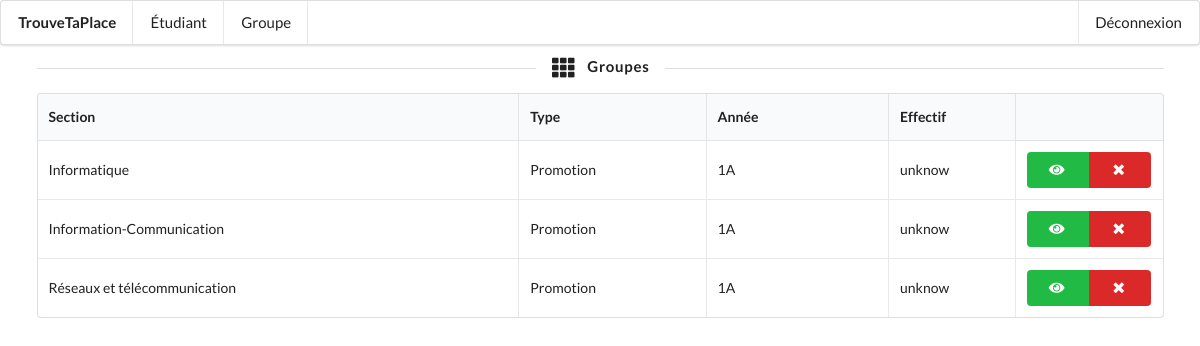
/index.php?a=groupe (signed in), run on the app's committed database.
### tables this page shows
CREATE TABLE IF NOT EXISTS `groupe` (
`groupe_id` int(5) NOT NULL,
  `groupe_type` varchar(10) NOT NULL,
  `groupe_annee` varchar(10) NOT NULL,
  `groupe_section` varchar(50) NOT NULL
);

### control/groupe/c_groupe.php (called while the page is built, shortened)
<?php
    include_once('model/m_groupe.php');
    include_once('model/DbConnector.php');
    $modelGroupe = new m_groupe(new DbConnector());
    $tabGroupe = $modelGroupe->getAllGroupe();
    include_once('view/page/groupe/v_groupe.php');
?>

### model/DbConnector.php (called while the page is built)
<?php declare(strict_types=1);
class DbConnector
{
    public function getConnection()
    {
         try {
            $dbh = new PDO("mysql:host=".DB_HOST."; dbname=".DB_NAME.";charset=utf8", DB_USER, DB_PASSWORD);
          } catch (PDOException $e) {
            echo "Erreur!: " . $e->getMessage() . "<br/>";
            die();
          }
        return $dbh;
    }
}

### model/m_groupe.php (called while the page is built, shortened)
<?php declare(strict_types=1);
class m_groupe
{
    public function __construct(DbConnector $dbConnector)
    {
        $this->dbConnector = $dbConnector;
        try {
            $this->pdo = $this->dbConnector->getConnection();
        } catch (Exception $e) {
            $messagePHPError = "Erreur connexion à la base de donnée";
            return false;
        }
    }
    public function getAllGroupe()
    {
        $req = $this->pdo->prepare('SELECT * from groupe');
        $req->execute();
        return $req->fetchAll();
    }
}

### view/page/groupe/v_groupe.php (the view)
<?php
    include_once('view/build/v_header.php');
?>
<div class="ui middle center padded container">
    <h4 class="ui horizontal divider header">
    <i class="th icon"></i>
    Groupes
    </h4>
    <table class="ui sixteen wide column celled table ">
        <thead>
            <tr><th class="eight wide">Section</th>
            <th class="three wide">Type</th>
            <th class="three wide">Année</th>
            <th class="three wide">Effectif</th>
            <th class="two wide"></th>
        </tr></thead>
        <tbody>
        <?php foreach($tabGroupe as $key => $value) { ?>
            <tr>
                    <td data-label="Name"><?php echo $value['groupe_section'] ?></td>
                    <td data-label="Age"><?php echo $value['groupe_type'] ?></td>
                    <td data-label="Job"><?php echo $value['groupe_annee'] ?></td>
                    <td data-label="Job">unknow</td>
                    <td data-label="Job">
                        <div class="ui buttons">
                            <div   div class="ui vertical button green" tabindex="0">
                                <div class="visible content">
                                    <i class="eye icon"></i>
                                </div>
                            </div>
                            <div   div class="ui vertical button red" tabindex="0">
                                <div class="visible content">
                                    <i class="delete icon"></i>
                                </div>
                            </div>
                        </div>
                    </td>
                </tr>
            <?php } ?>
        </tbody>
    </table>
</div>
<?php
        include_once('view/build/v_footer.php');
?>

### view/css/global.css (style rules this page uses)
* { margin: 0; padding: 0; list-style: none; }

### data on the page
groupe: groupe_section "Informatique", groupe_type "Promotion", groupe_annee "1A"
groupe: groupe_section "Information-Communication", groupe_type "Promotion", groupe_annee "1A"
groupe: groupe_section "Réseaux et télécommunication", groupe_type "Promotion", groupe_annee "1A"
